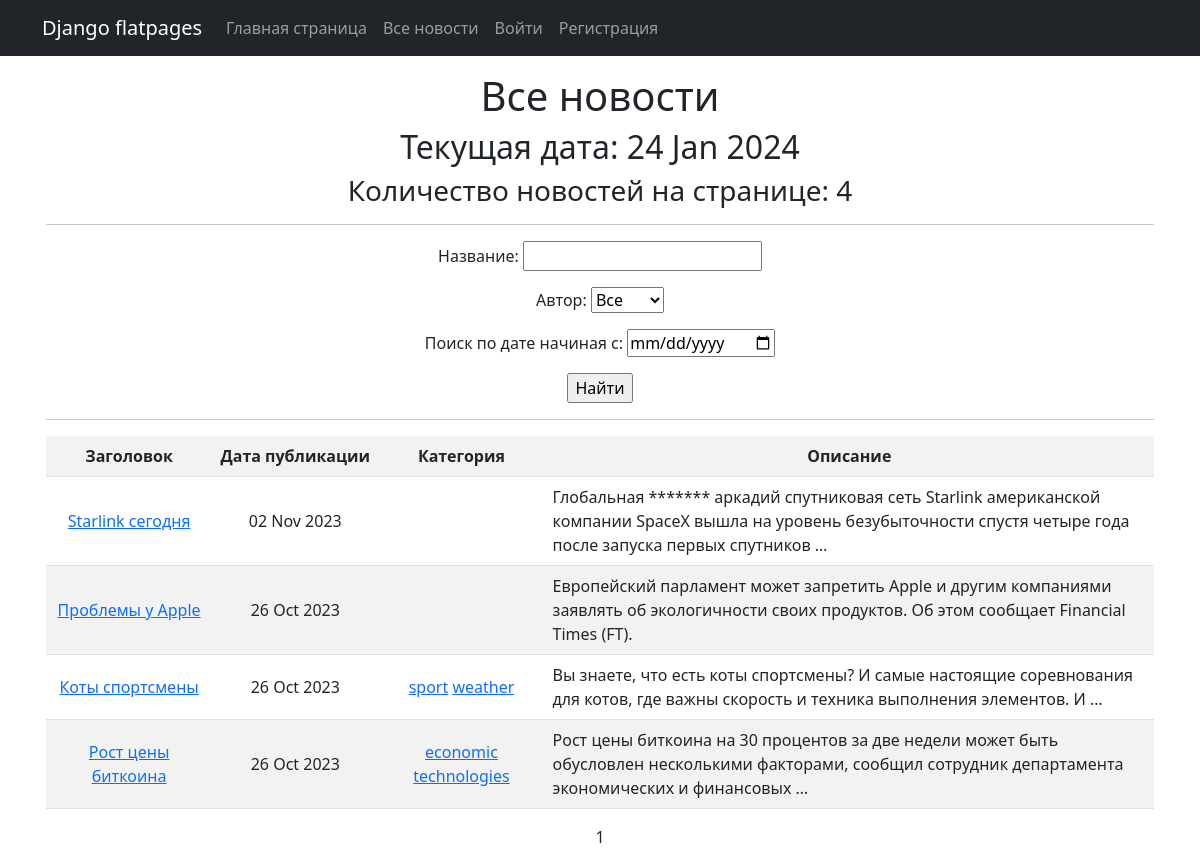
Page /all-posts/ on the earlier database version.
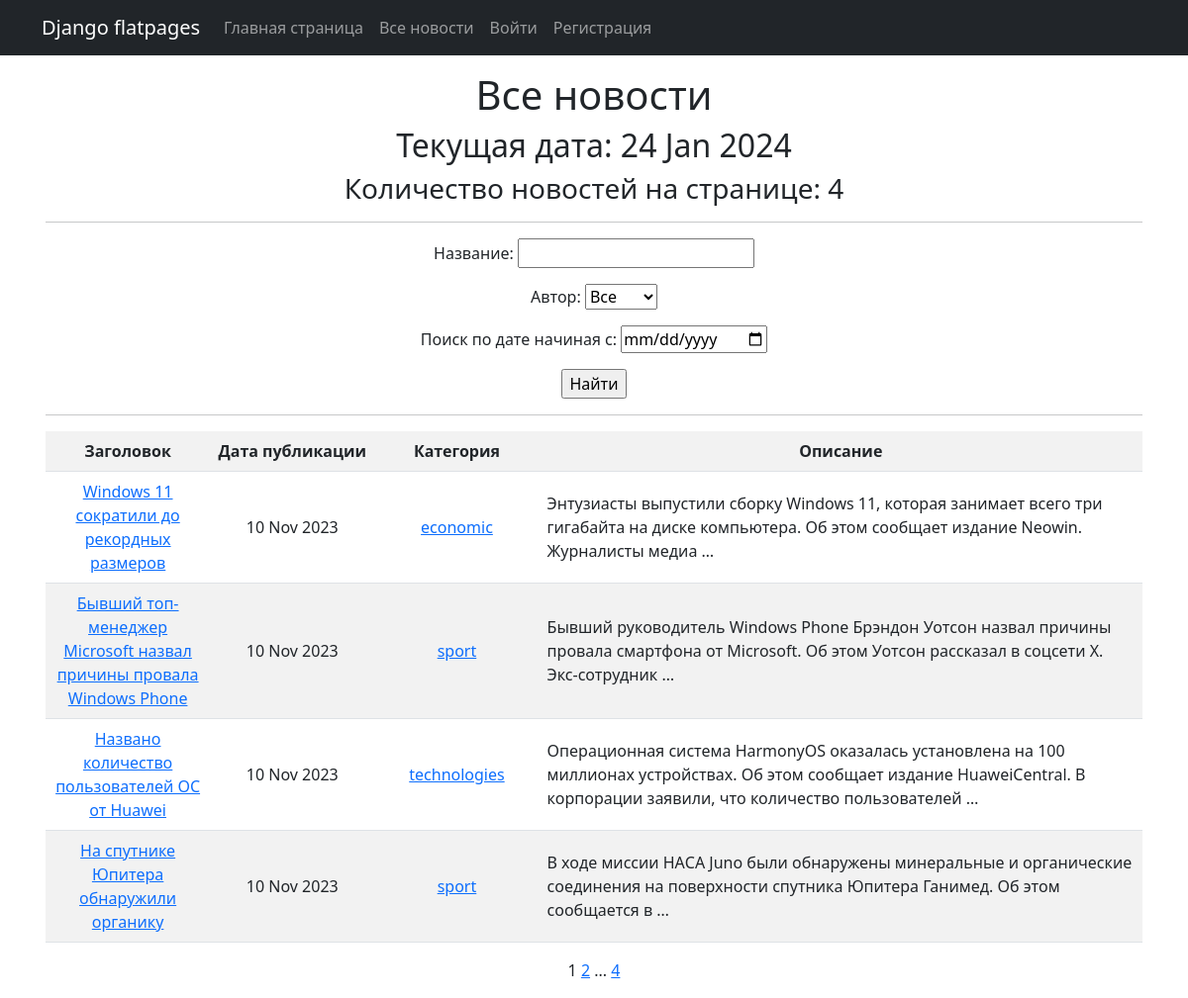
Same page on the later database version.
### news/models.py (models this page shows, shortened)
class Post(models.Model):
    article = "AR"
    news = "NW"
    TYPE = [
        (article, 'Статья'),
        (news, 'Новость')
    ]
    author = models.ForeignKey(Author, on_delete = models.CASCADE)
    post_type = models.CharField(max_length = 2, choices=TYPE, default=article)
    time_in = models.DateTimeField(auto_now_add = True)
    categories = models.ManyToManyField(Category, through = "PostCategory")
    title = models.CharField(max_length = 120)
    text = models.TextField(unique = True)
    rating = models.IntegerField(default = 0)

class Category(models.Model):
    category = models.CharField(max_length = 255, unique = True)
    subscribers = models.ManyToManyField(User, related_name='categories', blank=True)

### news/views.py (the view)
# urls.py: path('', NewsList.as_view(), name='news_list'),
class NewsList(ListView):
    model = Post
    ordering = '-time_in'
    template_name = 'news.html'
    context_object_name = 'news'
    paginate_by = 4  # вот так мы можем указать количество записей на странице
    def get_queryset(self):
        queryset = super().get_queryset()
        self.filterset = NewsFilter(self.request.GET, queryset)
        return self.filterset.qs
    def get_context_data(self, **kwargs):
        context = super().get_context_data(**kwargs)
        context['time_now'] = datetime.utcnow()
        context['filterset'] = self.filterset
        return context

### news/models.py (called while the page is built)
    def __str__(self):
        return self.user.username

### news/templatetags/custom_filters.py (called while the page is built)
@register.filter(name = "censor")
def currency(value):
   for word in censor_list:
      value = value.replace(word, '*' * len(word))
   return value

### news/templatetags/custom_tags.py (called while the page is built)
@register.simple_tag()
def current_time(format_string='%d %b %Y'):
   return datetime.utcnow().strftime(format_string)

@register.simple_tag(takes_context=True)
def url_replace(context, **kwargs):
   d = context['request'].GET.copy()
   for k, v in kwargs.items():
       d[k] = v
   return d.urlencode()

### templates/news.html (shortened to what this page needs)
{% extends 'flatpages/default.html' %}
{% load custom_filters %}
{% load custom_tags %}
{% block content %}
<h1>Все новости</h1>
<h2>Текущая дата: {% current_time '%d %b %Y' %}</h2>
<h3>Количество новостей на странице: {{ news|length }}</h3>
<hr>
   <form action="" method="get">
       {{ filterset.form.as_p }}
       <input type="submit" value="Найти" />
   </form>
<hr>
   {% if news %}
       <table class="table table-striped" style="vertical-align: middle;">
           <tr>
               <th style="width:15%;">Заголовок</th>
               <th style="width:15%;">Дата публикации</th>
               <th style="width:15%;">Категория</th>
               <th>Описание</th>
           </tr>
           {% for new in news %}
           <tr>
               <td>
                   <a href="{% url 'news_detail' new.id %}">{{ new.title | censor }}</a>
               </td>
               <td>{{ new.time_in|date:'d M Y' }}</td>
               <td>{% for category in new.categories.all %}
                   <a href="{% url 'category_list' category.id %}"> {{ category.category }}</a>
                   {% endfor %}
               </td>
               <td style="text-align:left;">{{ new.text | truncatewords:20 | censor }}</td>
           </tr>
           {% endfor %}
       </table>
   {% else %}
       <h2>Новостей нет!</h2>
   {% endif %}
   {{ page_obj.number }}
   {% if page_obj.has_next %}
       <a href="?{% url_replace page=page_obj.next_page_number %}">{{ page_obj.next_page_number }}</a>
       {% if paginator.num_pages != page_obj.next_page_number %}
           ...
           <a href="?{% url_replace page=page_obj.paginator.num_pages %}">{{ page_obj.paginator.num_pages }}</a>
       {% endif %}
   {% endif %}
{% endblock content %}

Differences in the rows shown:
no longer on this page (row edited): Post: title|censor "Starlink сегодня", time_in "02 Nov 2023", text|censor "Глобальная ******* аркадий спутниковая сеть Starlink американской компании SpaceX вышла на уровень безубыточности спустя четыре года после запуска первых спутников …"
no longer on this page (row edited): Post: title|censor "Проблемы у Apple", time_in "26 Oct 2023", text|censor "Европейский парламент может запретить Apple и другим компаниями заявлять об экологичности своих продуктов. Об этом сообщает Financial Times (FT)."
no longer on this page (row unchanged): Post: title|censor "Коты спортсмены", time_in "26 Oct 2023", text|censor "Вы знаете, что есть коты спортсмены? И самые настоящие соревнования для котов, где важны скорость и техника выполнения элементов. И …", Category (category "sport")
no longer on this page (row unchanged): Category: category "weather", shown under "Коты спортсмены"
no longer on this page (row unchanged): Post: title|censor "Рост цены биткоина", time_in "26 Oct 2023", text|censor "Рост цены биткоина на 30 процентов за две недели может быть обусловлен несколькими факторами, сообщил сотрудник департамента экономических и финансовых …", Category (category "economic"), Category (category "technologies")
added Post: title|censor "Windows 11 сократили до рекордных размеров", time_in "10 Nov 2023", text|censor "Энтузиасты выпустили сборку Windows 11, которая занимает всего три гигабайта на диске компьютера. Об этом сообщает издание Neowin. Журналисты медиа …", Category (category "economic")
added Post: title|censor "Бывший топ-менеджер Microsoft назвал причины провала Windows Phone", time_in "10 Nov 2023", text|censor "Бывший руководитель Windows Phone Брэндон Уотсон назвал причины провала смартфона от Microsoft. Об этом Уотсон рассказал в соцсети X. Экс-сотрудник …", Category (category "sport")
added Post: title|censor "Названо количество пользователей ОС от Huawei", time_in "10 Nov 2023", text|censor "Операционная система HarmonyOS оказалась установлена на 100 миллионах устройствах. Об этом сообщает издание HuaweiCentral. В корпорации заявили, что количество пользователей …", Category (category "technologies")
added Post: title|censor "На спутнике Юпитера обнаружили органику", time_in "10 Nov 2023", text|censor "В ходе миссии НАСА Juno были обнаружены минеральные и органические соединения на поверхности спутника Юпитера Ганимед. Об этом сообщается в …", Category (category "sport")
Other differences:
{{ page_obj.next_page_number }}: (not shown) → "2"
{{ page_obj.paginator.num_pages }}: (not shown) → "4"
